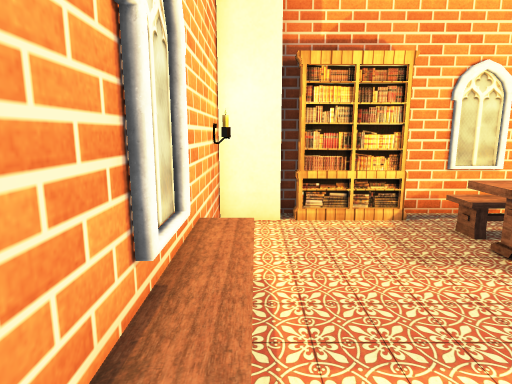
View 1 (above)

18 first-person views from a walk through a Unity game level. The camera is 1.3 m above the floor, tilts 10° down and sees 75° across. The floor is counted in squares, 0.5 m on a side. Each view is taken from the middle of a square. On the plan, view 1 faces up. The plan holds only what a view shows up to about 20 squares ahead; the rest is blank. Some surface patterns are stand-ins.

View 2
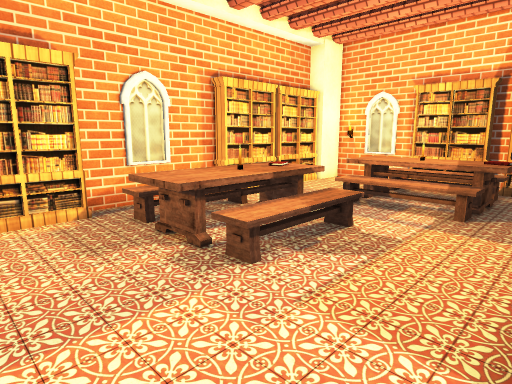

View 3
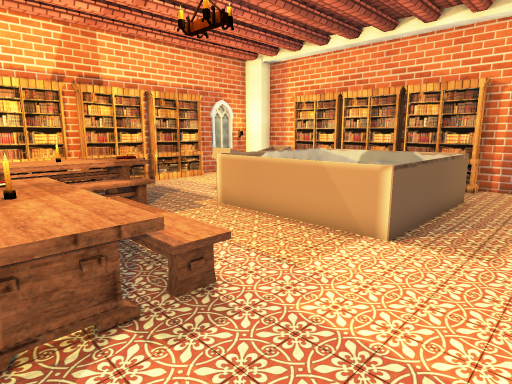

View 4
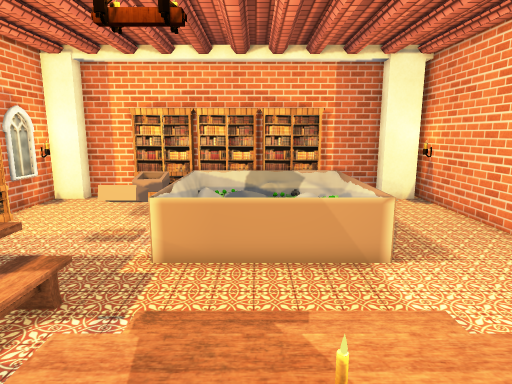

View 5
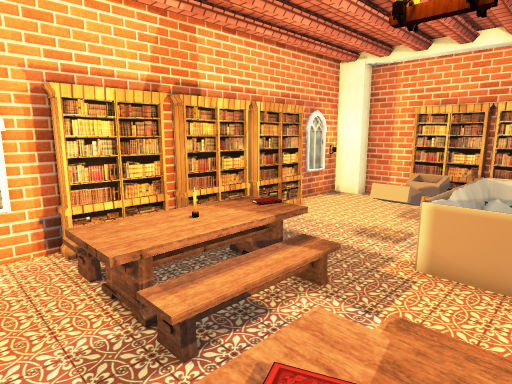

View 6
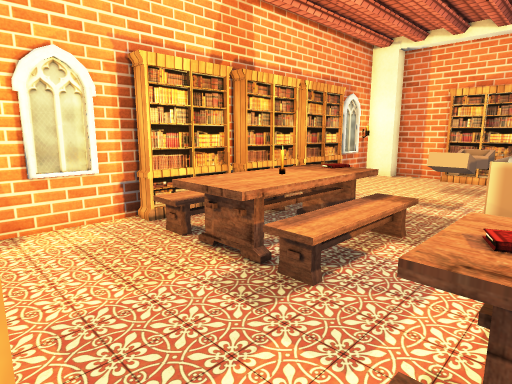

View 7
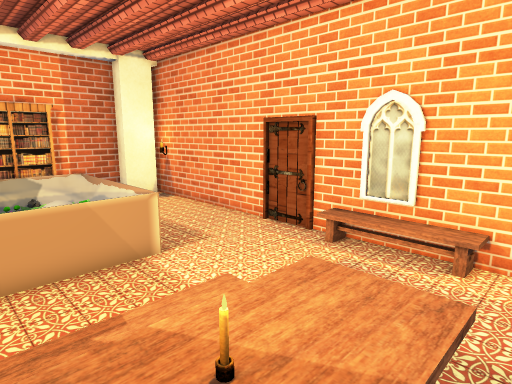

View 8
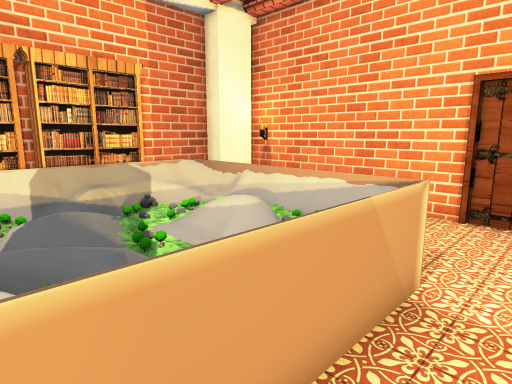

View 9
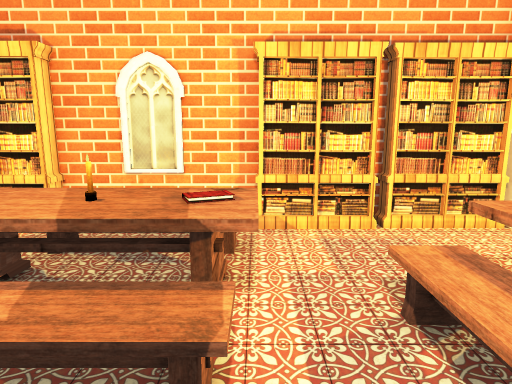

View 10
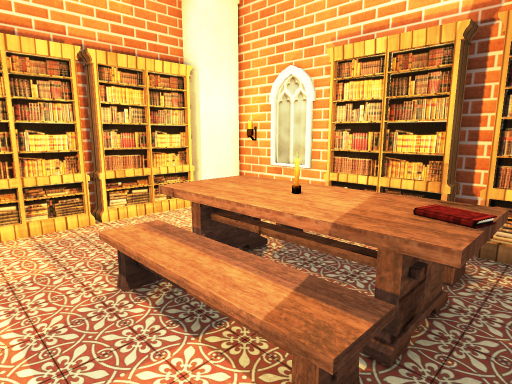

View 11
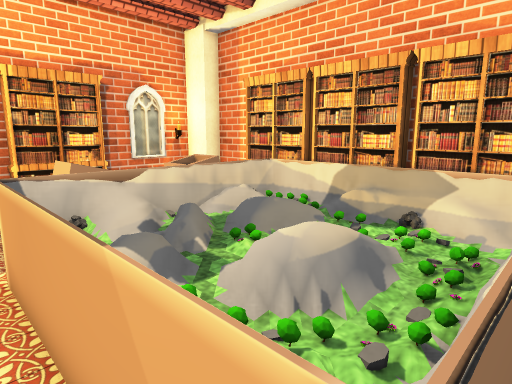

View 12
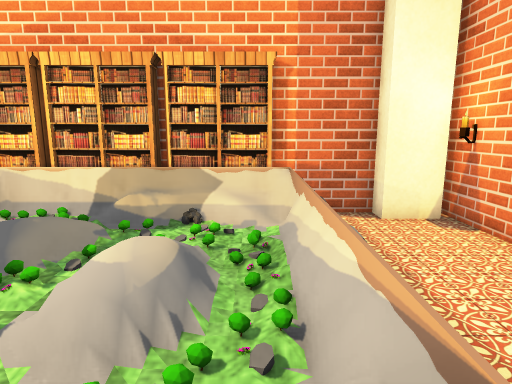

View 13
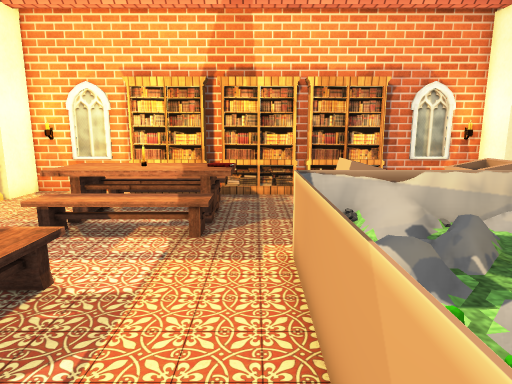

View 14
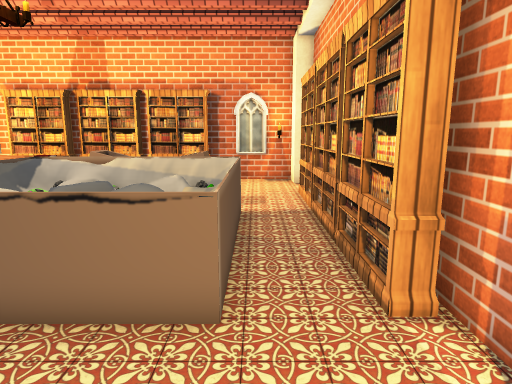

View 15
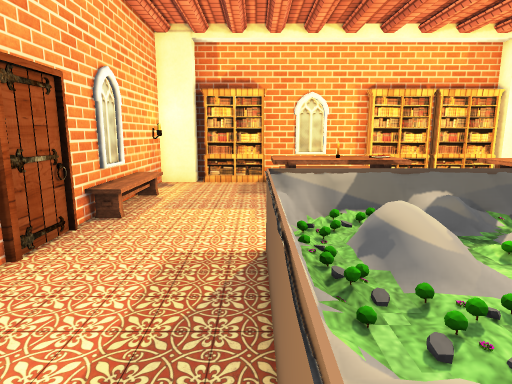

View 16
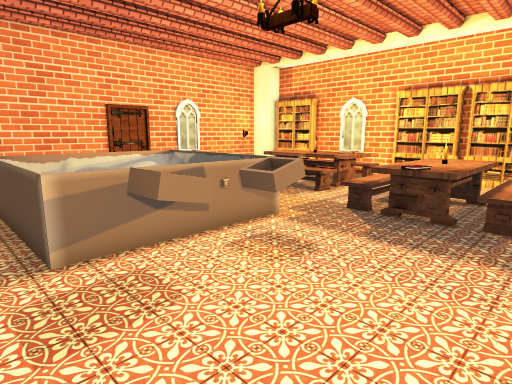

View 17
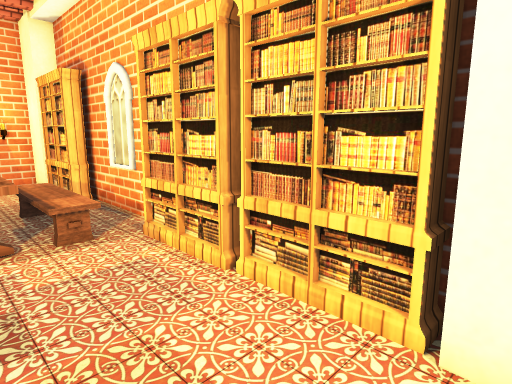

View 18
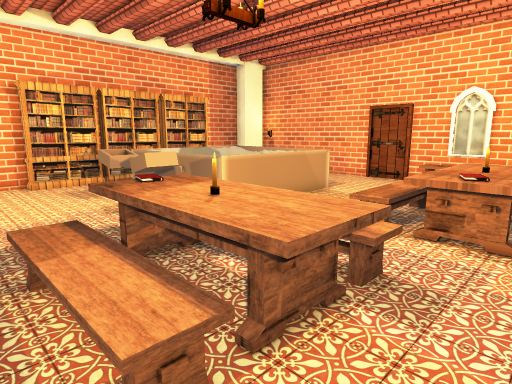

### Floor plan
Key: @ floor where view 1 was taken; # wall or solid block; . floor; / step, stairs or slope; = window, fence, low wall or low ledge; ^ raised ledge; O other object.
Columns run from 1 left of view 1 to 19 right of it. Each row starts with its distance up from view 1.
 11  ###########  ##  #
 10 ##OOOO=.//.OOOOOOO###
  9 #.....//////........#
  8 #.....//////........#
  7 #.....OOOOOO........#
  6 #.....OOOOOO..OOOO..#
  5 #.....OOOOOO.OOOOOOO#
  4 #......OOOO..OOOOOOO
  3 #............OOOOOOO
  2 #............OOOOOOO#
  1 #.............OOOO.O#
  0 #@.................O
 -1 #....==#=====......O
 -2 #....=O O^ O=OO....O#
 -3 #....=O^=^=^OOO....O
 -4 #....=O^^O^O=......O
 -5 #....=OOO^^==OO....O#
 -6 #....^^O OOO=OO.....#
 -7 #....=^#^^O==.......#
 -8 #.....=======.......#
 -9 #...................#
-10 ###..OOOOOOOOOOOO.###
-11 #######  #  #  #####

Positions as (right, up) in squares from view 1, and headings:
1: (0, 0), facing up
2: (1, -1), facing up-right
3: (1, 7), facing down-right
4: (8, 8), facing down
5: (8, 8), facing down-right
6: (9, 10), facing down-right
7: (9, 8), facing down-left
8: (10, 1), facing down-left
9: (10, 1), facing up
10: (10, 0), facing up-right
11: (4, 0), facing down-right
12: (5, 0), facing down
13: (4, 0), facing right
14: (0, -8), facing right
15: (4, -8), facing up
16: (18, -9), facing up-left
17: (18, 6), facing up-left
18: (18, 8), facing down-left
